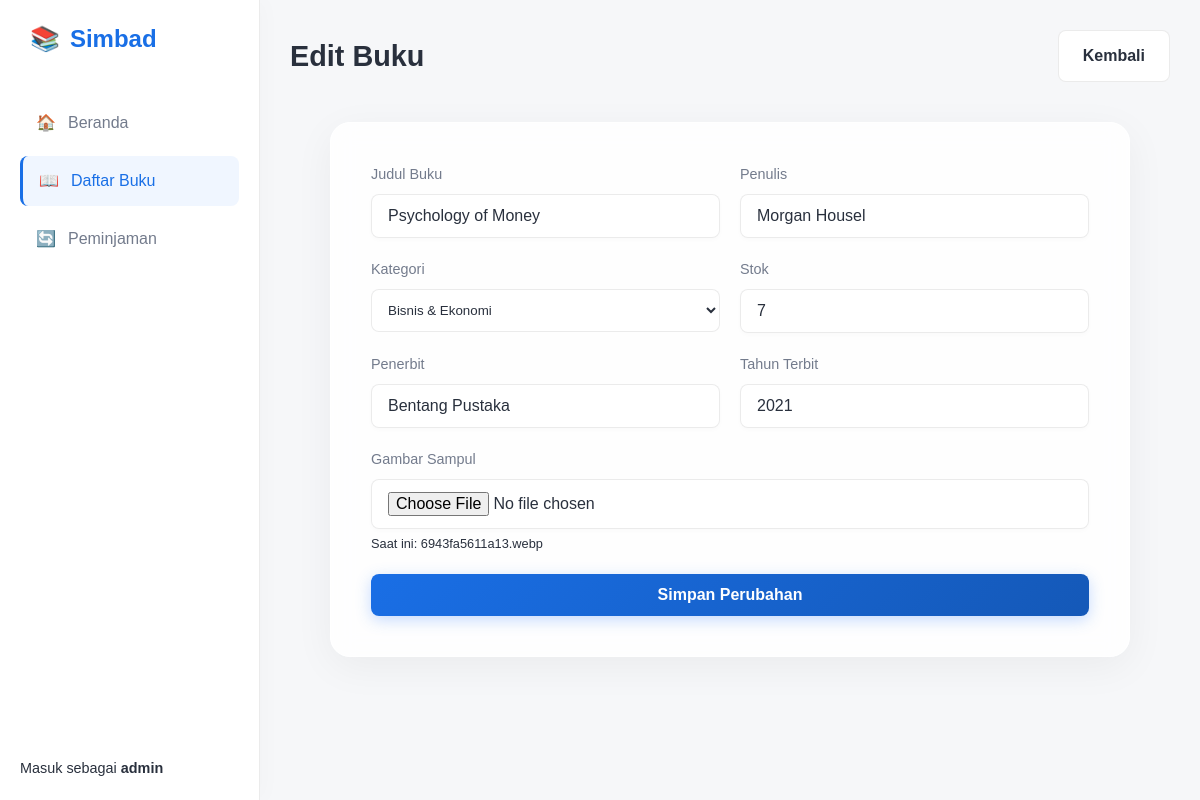
Page /book_form.php?id=7 (signed in) on the committed database.
### tables this page shows
CREATE TABLE `buku` (
  `id` int(11) NOT NULL AUTO_INCREMENT,
  `judul` varchar(255) NOT NULL,
  `penulis` varchar(100) NOT NULL,
  `penerbit` varchar(100) DEFAULT NULL,
  `tahun_terbit` year(4) DEFAULT NULL,
  `kategori_id` int(11) NOT NULL,
  `stok` int(11) NOT NULL DEFAULT 0,
  `gambar_sampul` varchar(255) DEFAULT NULL,
  `dibuat_pada` timestamp NULL DEFAULT CURRENT_TIMESTAMP,
  PRIMARY KEY (`id`),
  KEY `kategori_id` (`kategori_id`),
  CONSTRAINT `fk_buku_kategori` FOREIGN KEY (`kategori_id`) REFERENCES `kategori` (`id`) ON DELETE CASCADE
);

CREATE TABLE `kategori` (
  `id` int(11) NOT NULL AUTO_INCREMENT,
  `nama_kategori` varchar(100) NOT NULL,
  PRIMARY KEY (`id`)
);

### book_form.php (the view, shortened to what this page needs)
<?php
require_once 'config/config.php';
$id = $_GET['id'] ?? null;
$book = null;
$categories = $pdo->query("SELECT * FROM kategori")->fetchAll();
if ($id) {
    $stmt = $pdo->prepare("SELECT * FROM buku WHERE id = ?");
    $stmt->execute([$id]);
    $book = $stmt->fetch();
}
?>
<!DOCTYPE html>
<html lang="id">
<head>
    <link rel="stylesheet" href="assets/css/style.css">
</head>
<body>
    <div class="dashboard-grid">
        <?php include 'includes/sidebar.php'; ?>
        <main class="main-content">
            <div class="top-bar">
                <h1 class="page-title"><?php echo $id ? 'Edit' : 'Tambah'; ?> Buku</h1>
                <a href="books.php" class="btn" style="background: white; border: 1px solid var(--glass-border); color: var(--text-main);">Kembali</a>
            </div>
            <div class="auth-card" style="max-width: 800px; margin: 0 auto; width: 100%;">
                <form method="POST" enctype="multipart/form-data">
                    <div style="display: grid; grid-template-columns: 1fr 1fr; gap: 20px;">
                        <div class="form-group">
                            <label>Judul Buku</label>
                            <input type="text" name="title" value="<?php echo htmlspecialchars($book['judul'] ?? ''); ?>" required>
                        </div>
                        <div class="form-group">
                            <label>Penulis</label>
                            <input type="text" name="author" value="<?php echo htmlspecialchars($book['penulis'] ?? ''); ?>" required>
                        </div>
                    </div>
                    <div style="display: grid; grid-template-columns: 1fr 1fr; gap: 20px;">
                        <div class="form-group">
                            <label>Kategori</label>
                            <select name="category_id" style="width: 100%; padding: 12px; background: white; border: 1px solid var(--glass-border); color: var(--text-main); border-radius: 8px;">
                                <?php foreach($categories as $cat): ?>
                                    <option value="<?php echo $cat['id']; ?>" <?php echo ($book && $book['kategori_id'] == $cat['id']) ? 'selected' : ''; ?>>
                                        <?php echo htmlspecialchars($cat['nama_kategori']); ?>
                                    </option>
                                <?php endforeach; ?>
                            </select>
                        </div>
                        <div class="form-group">
                            <label>Stok</label>
                            <input type="number" name="stock" value="<?php echo htmlspecialchars($book['stok'] ?? '0'); ?>" required>
                        </div>
                    </div>
                    <div style="display: grid; grid-template-columns: 1fr 1fr; gap: 20px;">
                         <div class="form-group">
                            <label>Penerbit</label>
                            <input type="text" name="publisher" value="<?php echo htmlspecialchars($book['penerbit'] ?? ''); ?>">
                        </div>
                        <div class="form-group">
                             <label>Tahun Terbit</label>
                            <input type="number" name="year" value="<?php echo htmlspecialchars($book['tahun_terbit'] ?? ''); ?>">
                        </div>
                    </div>
                    <div class="form-group">
                        <label>Gambar Sampul</label>
                        <input type="file" name="cover_image">
                        <?php if(isset($book['gambar_sampul']) && $book['gambar_sampul']): ?>
                            <p style="font-size: 0.8rem; color: var(--text-muted); margin-top: 5px;">Saat ini: <?php echo htmlspecialchars($book['gambar_sampul']); ?></p>
                        <?php endif; ?>
                    </div>
                    <button type="submit" class="btn btn-primary btn-block">
                        <?php echo $id ? 'Simpan Perubahan' : 'Simpan Buku'; ?>
                    </button>
                </form>
            </div>
        </main>
    </div>
</body>
</html>

### assets/css/style.css (style rules this page uses)
:root { --primary: 215, 80%, 50%; --primary-dark: 215, 80%, 40%; --secondary: 170, 70%, 45%; --accent: 340, 70%, 55%; --bg-dark: 220, 20%, 97%; --bg-card: 0, 0%, 100%; --text-main: 220, 20%, 20%; --text-muted: 220, 10%, 50%; --glass-bg: rgba(255, 255, 255, 0.85); --glass-border: rgba(0, 0, 0, 0.08); --error: 0, 70%, 55%; --success: 140, 60%, 45%; --radius-sm: 8px; --radius-md: 12px; --radius-lg: 20px; }
* { margin: 0; padding: 0; box-sizing: border-box; font-family: 'Outfit', sans-serif; }
body { background-color: hsl(var(--bg-dark)); color: hsl(var(--text-main)); line-height: 1.6; overflow-x: hidden; }
.auth-card { background: var(--glass-bg); backdrop-filter: blur(12px); border: 1px solid white; padding: 40px; border-radius: var(--radius-lg); box-shadow: 0 10px 40px rgba(0, 0, 0, 0.05); }
.form-group { margin-bottom: 20px; }
.form-group label { display: block; margin-bottom: 8px; font-size: 0.9rem; color: hsl(var(--text-muted)); font-weight: 500; }
.form-group input { width: 100%; padding: 12px 16px; background: white; border: 1px solid var(--glass-border); border-radius: var(--radius-sm); color: var(--text-main); font-size: 1rem; transition: all 0.3s ease; box-shadow: 0 2px 5px rgba(0, 0, 0, 0.02); }
.btn { padding: 12px 24px; border: none; border-radius: var(--radius-sm); font-size: 1rem; font-weight: 600; cursor: pointer; transition: all 0.3s ease; display: inline-flex; align-items: center; justify-content: center; text-decoration: none; }
.btn-block { width: 100%; }
.btn-primary { background: linear-gradient(135deg, hsl(var(--primary)), hsl(var(--primary-dark))); color: white; box-shadow: 0 4px 15px rgba(66, 135, 245, 0.3); }
.dashboard-grid { display: grid; grid-template-columns: 260px 1fr; min-height: 100vh; }
.main-content { padding: 30px; overflow-y: auto; }
.top-bar { display: flex; justify-content: space-between; align-items: center; margin-bottom: 40px; }
.page-title { font-size: 1.8rem; font-weight: 700; color: var(--text-main); }

### rows in the picture
buku: title "Psychology of Money", author "Morgan Housel", category_id "Bisnis & Ekonomi", stock "7", publisher "Bentang Pustaka", year "2021", gambar_sampul "6943fa5611a13.webp"

### other values in the picture
$_SESSION['username'] "admin"
